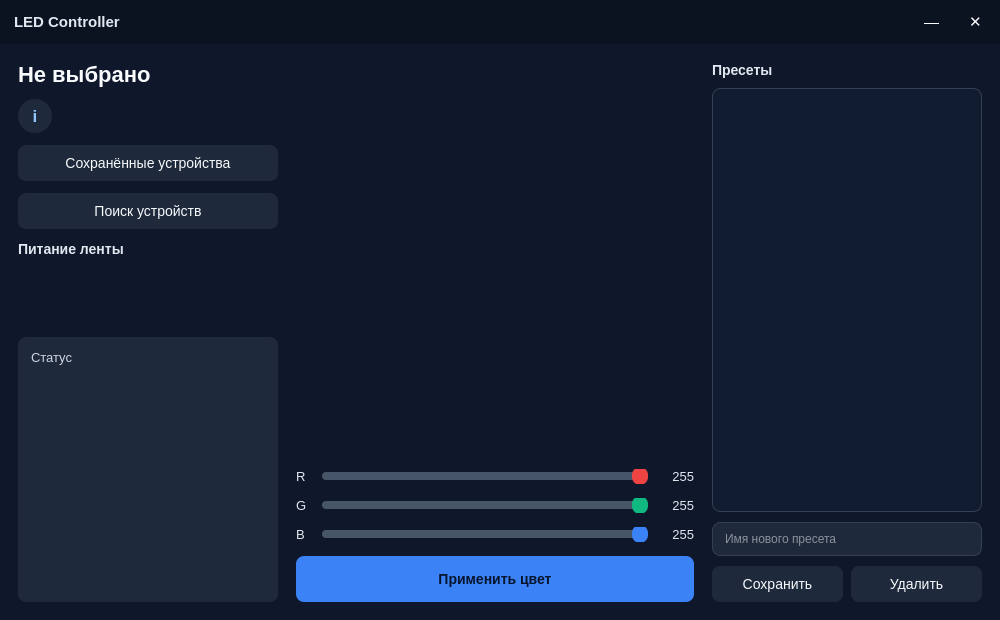
<?xml version="1.0" encoding="UTF-8"?>
<ui version="4.0">
 <class>MainWindow</class>
 <widget class="QMainWindow" name="MainWindow">
  <property name="geometry"><rect><x>0</x><y>0</y><width>1000</width><height>620</height></rect></property>
  <property name="windowTitle"><string>LED Controller</string></property>
  <property name="styleSheet">
   <string notr="true">
QMainWindow, QWidget#centralwidget, QWidget#contentWidget { background-color: #0F172A; }
QWidget#titleBar { background-color: #0B1220; }
QLabel { color: #E2E8F0; font-size: 13px; }
QLabel#titleLabel { font-size: 15px; font-weight: bold; }
QLabel#DeviceNameLabel { font-size: 22px; font-weight: bold; color: #F8FAFC; }
QLabel#powerCaption, QLabel#sectionLabel { font-size: 14px; font-weight: bold; }
QLabel#StatusLabel { color: #CBD5E1; background-color: #1E293B; border-radius: 8px; padding: 10px; }
QPushButton { background-color: #1E293B; color: #F8FAFC; border: none; border-radius: 8px; padding: 10px 14px; font-size: 14px; }
QPushButton:hover { background-color: #334155; }
QPushButton:pressed { background-color: #475569; }
QPushButton#InfoButton { border-radius: 17px; font-size: 17px; font-weight: bold; padding: 0px; background-color: #1E293B; color: #93C5FD; }
QPushButton#InfoButton:hover { background-color: #3B82F6; color: #FFFFFF; }
QPushButton#ApplyColorButton { background-color: #3B82F6; color: #06152E; font-weight: bold; }
QPushButton#ApplyColorButton:hover { background-color: #2563EB; }
QPushButton#close_btn, QPushButton#minimize_btn { background-color: transparent; padding: 6px 12px; font-size: 15px; }
QPushButton#close_btn:hover { background-color: #EF4444; }
QSlider::groove:horizontal { height: 8px; background: #334155; border-radius: 4px; }
QSlider::sub-page:horizontal { background: #475569; border-radius: 4px; }
QSlider::handle:horizontal { background: #E2E8F0; width: 16px; margin: -5px 0; border-radius: 8px; }
QSlider#RSlider::handle:horizontal { background: #EF4444; }
QSlider#GSlider::handle:horizontal { background: #10B981; }
QSlider#BSlider::handle:horizontal { background: #3B82F6; }
QListWidget { background-color: #111C31; color: #E2E8F0; border: 1px solid #334155; border-radius: 8px; padding: 4px; font-size: 14px; }
QListWidget::item { padding: 8px; border-radius: 6px; }
QListWidget::item:selected { background-color: #3B82F6; color: #FFFFFF; }
QLineEdit { background-color: #1E293B; color: #F8FAFC; border: 1px solid #334155; border-radius: 8px; padding: 8px 10px; }
   </string>
  </property>
  <widget class="QWidget" name="centralwidget">
   <layout class="QVBoxLayout" name="mainLayout" stretch="0,1">
    <property name="spacing"><number>0</number></property>
    <property name="leftMargin"><number>0</number></property>
    <property name="topMargin"><number>0</number></property>
    <property name="rightMargin"><number>0</number></property>
    <property name="bottomMargin"><number>0</number></property>
    <item>
     <widget class="QWidget" name="titleBar" native="true">
      <property name="minimumSize"><size><width>0</width><height>44</height></size></property>
      <property name="maximumSize"><size><width>16777215</width><height>44</height></size></property>
      <layout class="QHBoxLayout" name="titleBarLayout" stretch="1,0,0">
       <property name="leftMargin"><number>14</number></property>
       <property name="topMargin"><number>0</number></property>
       <property name="rightMargin"><number>6</number></property>
       <property name="bottomMargin"><number>0</number></property>
       <item><widget class="QLabel" name="titleLabel"><property name="text"><string>LED Controller</string></property></widget></item>
       <item><widget class="QPushButton" name="minimize_btn"><property name="text"><string>—</string></property></widget></item>
       <item><widget class="QPushButton" name="close_btn"><property name="text"><string>✕</string></property></widget></item>
      </layout>
     </widget>
    </item>
    <item>
     <widget class="QWidget" name="contentWidget" native="true">
      <layout class="QHBoxLayout" name="contentLayout" stretch="0,1,0">
       <property name="spacing"><number>18</number></property>
       <property name="leftMargin"><number>18</number></property>
       <property name="topMargin"><number>18</number></property>
       <property name="rightMargin"><number>18</number></property>
       <property name="bottomMargin"><number>18</number></property>
       <item>
        <widget class="QWidget" name="leftPanel" native="true">
         <property name="minimumSize"><size><width>260</width><height>0</height></size></property>
         <property name="maximumSize"><size><width>260</width><height>16777215</height></size></property>
         <layout class="QVBoxLayout" name="leftLayout" stretch="0,0,0,0,0,0,1">
          <property name="spacing"><number>12</number></property>
          <property name="leftMargin"><number>0</number></property>
          <property name="topMargin"><number>0</number></property>
          <property name="rightMargin"><number>0</number></property>
          <property name="bottomMargin"><number>0</number></property>
          <item>
           <widget class="QLabel" name="DeviceNameLabel">
            <property name="text"><string>Не выбрано</string></property>
            <property name="wordWrap"><bool>true</bool></property>
           </widget>
          </item>
          <item alignment="Qt::AlignLeft">
           <widget class="QPushButton" name="InfoButton">
            <property name="minimumSize"><size><width>34</width><height>34</height></size></property>
            <property name="maximumSize"><size><width>34</width><height>34</height></size></property>
            <property name="toolTip"><string>Информация об устройстве</string></property>
            <property name="text"><string>i</string></property>
           </widget>
          </item>
          <item>
           <widget class="QPushButton" name="SavedDevicesButton">
            <property name="text"><string>Сохранённые устройства</string></property>
           </widget>
          </item>
          <item>
           <widget class="QPushButton" name="SearchDevicesButton">
            <property name="text"><string>Поиск устройств</string></property>
           </widget>
          </item>
          <item>
           <widget class="QLabel" name="powerCaption"><property name="text"><string>Питание ленты</string></property></widget>
          </item>
          <item alignment="Qt::AlignHCenter">
           <widget class="ToggleSwitch" name="PowerToggle">
            <property name="minimumSize"><size><width>124</width><height>56</height></size></property>
            <property name="maximumSize"><size><width>124</width><height>56</height></size></property>
           </widget>
          </item>
          <item>
           <widget class="QLabel" name="StatusLabel">
            <property name="text"><string>Статус</string></property>
            <property name="wordWrap"><bool>true</bool></property>
            <property name="alignment"><set>Qt::AlignLeading|Qt::AlignLeft|Qt::AlignTop</set></property>
           </widget>
          </item>
         </layout>
        </widget>
       </item>
       <item>
        <widget class="QWidget" name="centerPanel" native="true">
         <layout class="QVBoxLayout" name="centerLayout" stretch="1,0,0,0,0">
          <property name="spacing"><number>14</number></property>
          <property name="leftMargin"><number>0</number></property>
          <property name="topMargin"><number>0</number></property>
          <property name="rightMargin"><number>0</number></property>
          <property name="bottomMargin"><number>0</number></property>
          <item>
           <widget class="QFrame" name="ColorPreview">
            <property name="minimumSize"><size><width>0</width><height>150</height></size></property>
            <property name="frameShape"><enum>QFrame::NoFrame</enum></property>
           </widget>
          </item>
          <item>
           <layout class="QHBoxLayout" name="rowR" stretch="0,1,0">
            <property name="spacing"><number>10</number></property>
            <item><widget class="QLabel" name="labelR"><property name="text"><string>R</string></property><property name="minimumSize"><size><width>16</width><height>0</height></size></property><property name="maximumSize"><size><width>16</width><height>16777215</height></size></property></widget></item>
            <item><widget class="QSlider" name="RSlider"><property name="maximum"><number>255</number></property><property name="value"><number>255</number></property><property name="orientation"><enum>Qt::Horizontal</enum></property></widget></item>
            <item><widget class="QLabel" name="RValue"><property name="text"><string>255</string></property><property name="minimumSize"><size><width>36</width><height>0</height></size></property><property name="maximumSize"><size><width>36</width><height>16777215</height></size></property><property name="alignment"><set>Qt::AlignRight|Qt::AlignTrailing|Qt::AlignVCenter</set></property></widget></item>
           </layout>
          </item>
          <item>
           <layout class="QHBoxLayout" name="rowG" stretch="0,1,0">
            <property name="spacing"><number>10</number></property>
            <item><widget class="QLabel" name="labelG"><property name="text"><string>G</string></property><property name="minimumSize"><size><width>16</width><height>0</height></size></property><property name="maximumSize"><size><width>16</width><height>16777215</height></size></property></widget></item>
            <item><widget class="QSlider" name="GSlider"><property name="maximum"><number>255</number></property><property name="value"><number>255</number></property><property name="orientation"><enum>Qt::Horizontal</enum></property></widget></item>
            <item><widget class="QLabel" name="GValue"><property name="text"><string>255</string></property><property name="minimumSize"><size><width>36</width><height>0</height></size></property><property name="maximumSize"><size><width>36</width><height>16777215</height></size></property><property name="alignment"><set>Qt::AlignRight|Qt::AlignTrailing|Qt::AlignVCenter</set></property></widget></item>
           </layout>
          </item>
          <item>
           <layout class="QHBoxLayout" name="rowB" stretch="0,1,0">
            <property name="spacing"><number>10</number></property>
            <item><widget class="QLabel" name="labelB"><property name="text"><string>B</string></property><property name="minimumSize"><size><width>16</width><height>0</height></size></property><property name="maximumSize"><size><width>16</width><height>16777215</height></size></property></widget></item>
            <item><widget class="QSlider" name="BSlider"><property name="maximum"><number>255</number></property><property name="value"><number>255</number></property><property name="orientation"><enum>Qt::Horizontal</enum></property></widget></item>
            <item><widget class="QLabel" name="BValue"><property name="text"><string>255</string></property><property name="minimumSize"><size><width>36</width><height>0</height></size></property><property name="maximumSize"><size><width>36</width><height>16777215</height></size></property><property name="alignment"><set>Qt::AlignRight|Qt::AlignTrailing|Qt::AlignVCenter</set></property></widget></item>
           </layout>
          </item>
          <item>
           <widget class="QPushButton" name="ApplyColorButton">
            <property name="text"><string>Применить цвет</string></property>
            <property name="minimumSize"><size><width>0</width><height>46</height></size></property>
           </widget>
          </item>
         </layout>
        </widget>
       </item>
       <item>
        <widget class="QWidget" name="rightPanel" native="true">
         <property name="minimumSize"><size><width>270</width><height>0</height></size></property>
         <property name="maximumSize"><size><width>270</width><height>16777215</height></size></property>
         <layout class="QVBoxLayout" name="rightLayout" stretch="0,1,0,0">
          <property name="spacing"><number>10</number></property>
          <property name="leftMargin"><number>0</number></property>
          <property name="topMargin"><number>0</number></property>
          <property name="rightMargin"><number>0</number></property>
          <property name="bottomMargin"><number>0</number></property>
          <item><widget class="QLabel" name="sectionLabel"><property name="text"><string>Пресеты</string></property></widget></item>
          <item><widget class="QListWidget" name="PresetsList"><property name="iconSize"><size><width>22</width><height>22</height></size></property></widget></item>
          <item><widget class="QLineEdit" name="PresetNameEdit"><property name="placeholderText"><string>Имя нового пресета</string></property></widget></item>
          <item>
           <layout class="QHBoxLayout" name="presetBtnsRow" stretch="1,1">
            <property name="spacing"><number>8</number></property>
            <item><widget class="QPushButton" name="SavePresetButton"><property name="text"><string>Сохранить</string></property></widget></item>
            <item><widget class="QPushButton" name="RemovePresetButton"><property name="text"><string>Удалить</string></property></widget></item>
           </layout>
          </item>
         </layout>
        </widget>
       </item>
      </layout>
     </widget>
    </item>
   </layout>
  </widget>
 </widget>
 <customwidgets>
  <customwidget>
   <class>ToggleSwitch</class>
   <extends>QWidget</extends>
   <header>_internal.ToggleSwitch</header>
  </customwidget>
 </customwidgets>
 <resources/>
 <connections/>
</ui>
